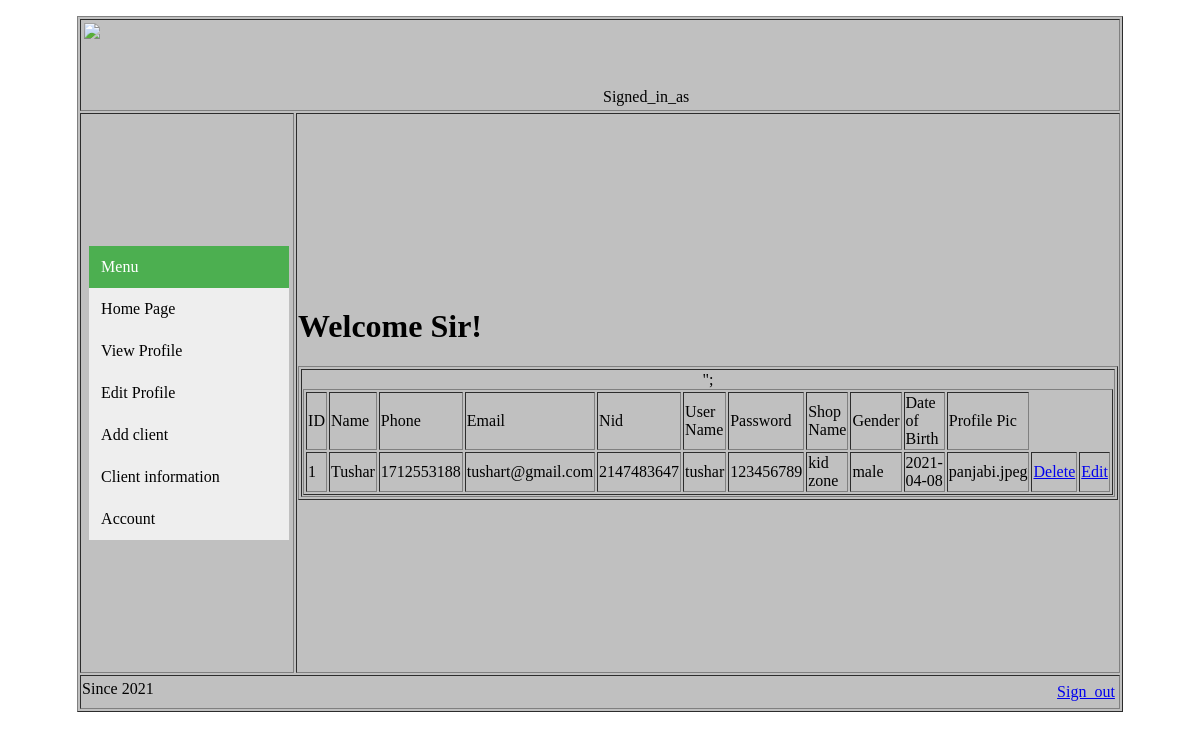
Screenshot of /Superadmin/view/client_info.php (signed in) with the database file from the repository.
### tables this page shows
CREATE TABLE `client` (
  `id` int(100) NOT NULL,
  `name` varchar(100) NOT NULL,
  `phone` int(100) NOT NULL,
  `email` varchar(100) NOT NULL,
  `nid` int(100) NOT NULL,
  `username` varchar(100) NOT NULL,
  `password` varchar(100) NOT NULL,
  `sname` varchar(100) NOT NULL,
  `gender` varchar(100) NOT NULL,
  `dob` varchar(100) NOT NULL,
  `pic` varchar(100) NOT NULL
);

### Superadmin/view/client_info.php (the view, shortened to what this page needs)
<!DOCTYPE html>
<html>
<head>
  <link rel="stylesheet" type="text/css" href="../css/style.css">
</head>
<body>
  <table border="1" align="center">
    <tr>
      <td colspan="2">
             <img src="../pic/logo.png" height="60px" width="320px">
<table  align="right" width="50%">
  <tr>
    <td>
      <label>Signed_in_as</label>
</td>
<td>
</td>
</tr>
</td>
</tr>
  </table>
    <tr>
      <td>
        <table >
        <tr>
          <td rowspan="3">
<td class="vertical-menu">
  <a href="#" class="active">Menu</a>
 <a href="sign_in_owner.php">Home&nbspPage</a>
  <a href="viewprof.php">View&nbspProfile</a>
  <a href="edit_prof.php">Edit Profile</a>
 <a href="reg_form.php">Add client</a>
  <a href="client_info.php">Client information</a>
  <a href="account.php">Account</a>
</td>
</table>
      <td>
        <h1>Welcome Sir!</h1> <table align="right" width="50%"><table>
          <table border="1" align="center" width="500px">
  </td>
</tr>
<tr>
       <td align="center" colspan="3">
        <?php
  $con=mysqli_connect('localhost','root','','project');
       $sql='select * from client';
           $result=mysqli_query($con,$sql);
?>
          <table border="1" align="left" width="60%" >
               <tr>
               <td>ID</td>
               <td>Name</td>
               <td>Phone</td>
               <td>Email</td>
               <td>Nid</td>
               <td>User Name</td>
               <td>Password</td>
               <td>Shop Name</td>
               <td>Gender</td>
               <td>Date of Birth</td>
               <td>Profile Pic</td>
               </tr>";
<?php
     while($row=mysqli_fetch_assoc($result))
           {
            ?>
            <tr>
               <td><?php echo $row['id'];?></td>
               <td><?php echo"{$row['name']}"?></td>
               <td><?php echo"{$row['phone']}"?></td>
               <td><?php echo"{$row['email']}"?></td>
                <td><?php echo"{$row['nid']}"?></td>
                 <td><?php echo"{$row['username']}"?></td>
               <td><?php echo"{$row['password']}"?></td>
                <td><?php echo"{$row['sname']}"?></td>
                 <td><?php echo"{$row['gender']}"?></td>
               <td><?php echo"{$row['dob']}"?></td>
                <td><?php echo"{$row['pic']}"?></td>
               <td>
               <a href="../controller/dlt.php?id=<?php echo $row['id'];?>">Delete</a>
              </td>
                <td>
                  <a href="../controller/edt.php?id=<?php echo $row['id'];?>">Edit</a></td>
               </tr>
      <?php
       } echo "</table>";
         ?>
               </tr>
         <tr>
      <td colspan="2" height="30px">
        Since 2021
        <table align="right">
          <td>
      <a href="../controller/logout.php">Sign_out</a>
      </td>
    </tr>
</body>
</html>

### Superadmin/css/style.css (style rules this page uses)
table { background-color: #C0C0C0; }
.vertical-menu { width: 200px; height: 550px; overflow-y: auto; }
.vertical-menu a { background-color: #eee; color: black; display: block; padding: 12px; text-decoration: none; }
.vertical-menu a.active { background-color: #4CAF50; color: white; }

### rows the page displays
client: id "1", name "Tushar", phone "1712553188", email "tushart@gmail.com", nid "2147483647", username "tushar", password "123456789", sname "kid zone", gender "male", dob "2021-04-08", pic "panjabi.jpeg"
